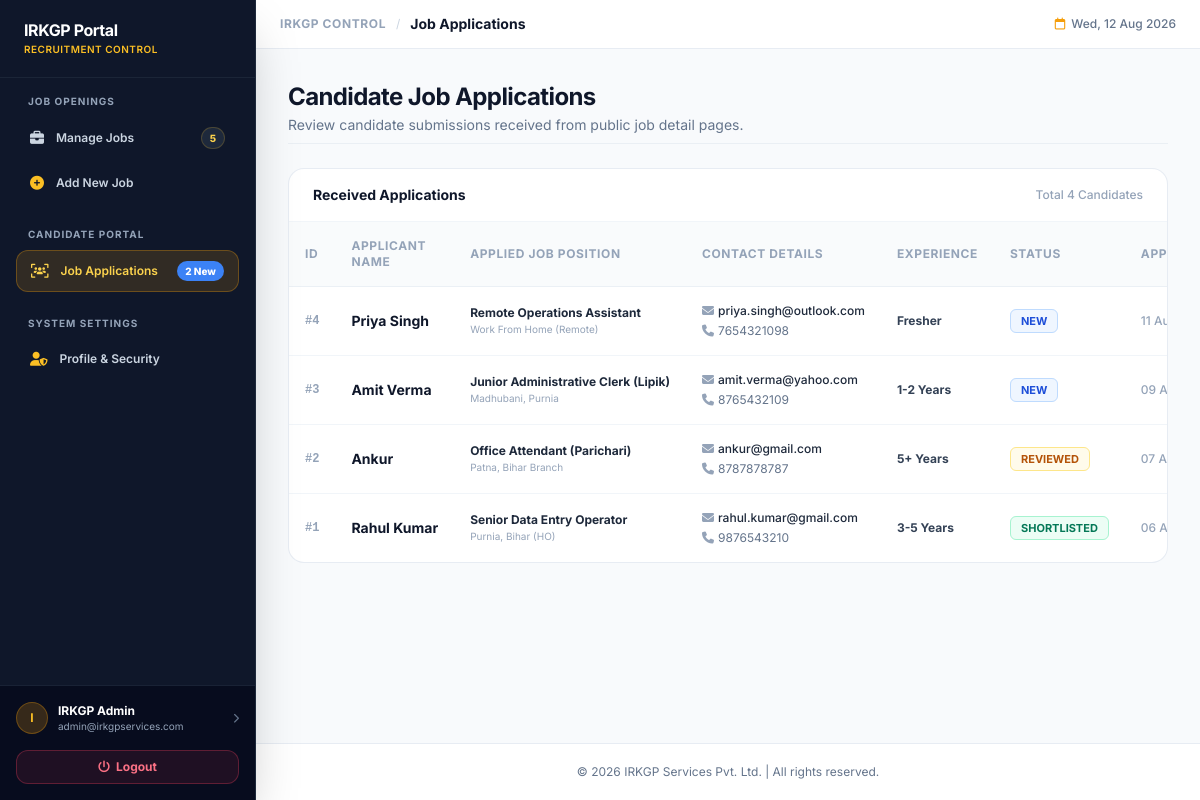
The app's page /admin/applications.php (signed in) with its own data.
### tables this page shows
CREATE TABLE `job_applications` (
  `id` INT NOT NULL AUTO_INCREMENT,
  `job_id` INT DEFAULT NULL,
  `applicant_name` VARCHAR(150) NOT NULL,
  `email` VARCHAR(150) NOT NULL,
  `phone` VARCHAR(30) NOT NULL,
  `experience` VARCHAR(50) DEFAULT NULL,
  `notes` TEXT DEFAULT NULL,
  `status` ENUM('new', 'reviewed', 'shortlisted', 'rejected') DEFAULT 'new',
  `created_at` TIMESTAMP DEFAULT CURRENT_TIMESTAMP,
  PRIMARY KEY (`id`),
  KEY `job_id` (`job_id`),
  CONSTRAINT `job_applications_ibfk_1` FOREIGN KEY (`job_id`) REFERENCES `jobs` (`id`) ON DELETE SET NULL
);

CREATE TABLE `jobs` (
  `id` INT NOT NULL AUTO_INCREMENT,
  `title` VARCHAR(150) NOT NULL,
  `category` VARCHAR(100) NOT NULL,
  `job_type` VARCHAR(50) NOT NULL,
  `location` VARCHAR(100) NOT NULL,
  `description` TEXT NOT NULL,
  `requirements` TEXT NOT NULL,
  `status` ENUM('active', 'inactive') DEFAULT 'active',
  `created_at` TIMESTAMP DEFAULT CURRENT_TIMESTAMP,
  `updated_at` TIMESTAMP DEFAULT CURRENT_TIMESTAMP ON UPDATE CURRENT_TIMESTAMP,
  PRIMARY KEY (`id`)
);

### admin/applications.php (the view, shortened to what this page needs)
<?php
$pdo = getDBConnection();
$applications = [];
try {
    $query = "SELECT a.*, j.title as job_title, j.location as job_location FROM `job_applications` a LEFT JOIN `jobs` j ON a.job_id = j.id ORDER BY a.created_at DESC";
    $applications = $pdo->query($query)->fetchAll();
} catch (Exception $e) {
    $applications = [];
}
include __DIR__ . '/includes/admin_nav.php';
?>
<div class="flex flex-col sm:flex-row sm:items-center justify-between gap-4 pb-2 border-b border-slate-200/60">
    <div>
        <h1 class="text-2xl font-bold text-slate-900 tracking-tight">Candidate Job Applications</h1>
        <p class="text-slate-500 text-xs sm:text-sm mt-0.5">Review candidate submissions received from public job detail pages.</p>
    </div>
</div>
<div class="bg-white rounded-2xl border border-slate-200/80 shadow-xs overflow-hidden">
    <div class="px-6 py-4 border-b border-slate-100 flex items-center justify-between">
        <h3 class="font-bold text-slate-900 text-sm">Received Applications</h3>
        <span class="text-xs text-slate-400 font-medium">Total <?php echo count($applications); ?> Candidates</span>
    </div>
    <div class="overflow-x-auto">
        <table class="w-full text-left text-xs text-slate-600">
            <thead class="bg-slate-50/80 border-b border-slate-200/60 text-slate-400 uppercase font-bold tracking-wider">
                <tr>
                    <th class="p-4">ID</th>
                    <th class="p-4">Applicant Name</th>
                    <th class="p-4">Applied Job Position</th>
                    <th class="p-4">Contact Details</th>
                    <th class="p-4">Experience</th>
                    <th class="p-4">Status</th>
                    <th class="p-4">Applied Date</th>
                </tr>
            </thead>
            <tbody class="divide-y divide-slate-100">
                <?php if (!empty($applications)): ?>
                    <?php foreach ($applications as $app): ?>
                        <tr class="hover:bg-slate-50/80 transition">
                            <td class="p-4 font-mono font-bold text-slate-400">#<?php echo $app['id']; ?></td>
                            <td class="p-4 font-bold text-slate-900 text-sm capitalize whitespace-nowrap">
                                <a href="/admin/application_view.php?id=<?php echo $app['id']; ?>" class="hover:text-amber-600 transition">
                                    <?php echo htmlspecialchars(ucwords(strtolower($app['applicant_name']))); ?>
                                </a>
                            </td>
                            <td class="p-4">
                                <p class="font-bold text-slate-800 text-xs capitalize whitespace-nowrap"><?php echo htmlspecialchars($app['job_title'] ?? 'General Candidate'); ?></p>
                                <p class="text-[10px] text-slate-400 capitalize"><?php echo htmlspecialchars($app['job_location'] ?? ''); ?></p>
                            </td>
                            <td class="p-4 space-y-1 whitespace-nowrap">
                                <p class="font-medium text-slate-800"><i class="fa-solid fa-envelope text-slate-400 mr-1"></i><?php echo htmlspecialchars($app['email']); ?></p>
                                <p class="text-slate-500"><i class="fa-solid fa-phone text-slate-400 mr-1"></i><?php echo htmlspecialchars($app['phone']); ?></p>
                            </td>
                            <td class="p-4 font-bold text-slate-700 whitespace-nowrap"><?php echo htmlspecialchars($app['experience'] ?? 'Fresher'); ?></td>
                            <td class="p-4 whitespace-nowrap">
                                <?php
                                $badgeClasses = [
                                    'new' => 'bg-blue-50 text-blue-700 border-blue-200',
                                    'reviewed' => 'bg-amber-50 text-amber-700 border-amber-200',
                                    'shortlisted' => 'bg-emerald-50 text-emerald-700 border-emerald-200',
                                    'rejected' => 'bg-rose-50 text-rose-700 border-rose-200'
                                ];
                                $cls = $badgeClasses[$app['status']] ?? 'bg-slate-100 text-slate-700 border-slate-200';
                                ?>
                                <span class="px-2.5 py-1 rounded-md font-bold text-[11px] uppercase border <?php echo $cls; ?>"><?php echo $app['status']; ?></span>
                            </td>
                            <td class="p-4 text-slate-400 font-medium whitespace-nowrap"><?php echo date('d M Y, h:i A', strtotime($app['created_at'])); ?></td>
                        </tr>
                    <?php endforeach; ?>
                <?php endif; ?>
            </tbody>
        </table>
    </div>
</div>
<?php include __DIR__ . '/includes/admin_footer.php'; ?>

### records on screen
job_applications: id "4", applicant_name "Priya Singh", job.title "Remote Operations Assistant", job.location "Work From Home (Remote)", email "priya.singh@outlook.com", phone "7654321098", experience "Fresher", status "NEW", created_at "11…"
job_applications: id "3", applicant_name "Amit Verma", job.title "Junior Administrative Clerk (Lipik)", job.location "Madhubani, Purnia", email "amit.verma@yahoo.com", phone "8765432109", experience "1-2 Years", status "NEW", created_at "09…"
job_applications: id "2", applicant_name "Ankur", job.title "Office Attendant (Parichari)", job.location "Patna, Bihar Branch", email "ankur@gmail.com", phone "8787878787", experience "5+ Years", status "REVIEWED", created_at "07…"
job_applications: id "1", applicant_name "Rahul Kumar", job.title "Senior Data Entry Operator", job.location "Purnia, Bihar (HO)", email "rahul.kumar@gmail.com", phone "9876543210", experience "3-5 Years", status "SHORTLISTED", created_at "06…"

### other values on screen
$navJobsCount "5"
$navAppsCount "2"
substr($_SESSION['admin_name'] ?? 'A', 0, 1) "I"
$_SESSION['admin_name'] "IRKGP Admin"
$_SESSION['admin_email'] "admin@irkgpservices.com"
$adminTitle "Job Applications"
count($applications) "4"
